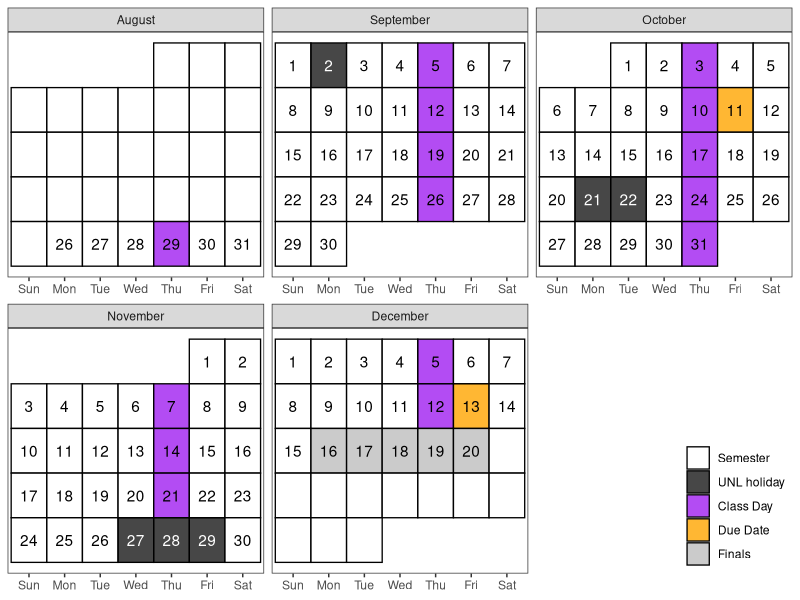

Write the R code that produced this figure.
library(dplyr)
library(tibble)
library(ggplot2)
library(lubridate)
library(forcats)
library(magrittr)
library(tidyr)

# Create a calendar for your syllabus ----
# Source: http://svmiller.com/blog/2020/08/a-ggplot-calendar-for-your-semester/

# 1) what is the first Monday of the semester?
# Any number of ways to identify dates in R, but we'll use {lubridate} and the ymd() function here.
# Format: YYYYMMDD. In this example, 4 January 2022.

# Weekday(s) of class

# What are the full dates of the semester? Here, I'll exclude exam week as I like to do.
# In this case: 6 January to 23 April
sem_boundary <- c(ymd(20240826), ymd(20241220))

semester_dates <- seq(sem_boundary[1], sem_boundary[2], by=1)

exam_week <- seq(ymd(20241216), ymd(20241220), by = 1)

cal_boundary <- seq(
  floor_date(min(sem_boundary), "month"),
  ceiling_date(max(sem_boundary), "month") - days(1), by = 1)


# Days where class is scheduled outside of normal times
extra_days <- c()

class_wdays <- c("Thu")

not_here_dates <- c(ymd(20240902), ymd(20241021), ymd(20241022),
                    seq(ymd(20241127), ymd(20241129), by = "day"))

# You can adjust this as you see fit. Basically: add assignment types (e.g. papers, quizzes).
# My intro class was fairly simple: just exams.
due_dates <- c(ymd(20241011), ymd(20241213))

# Custom function for treating the first day of the month as the first week
# of the month up until the first Sunday (unless Sunday was the start of the month)
wom <- function(date) {
  first <- wday(as.Date(paste(year(date),month(date),1,sep="-")))
  return((mday(date)+(first-2)) %/% 7+1)
}

# Create a data frame of dates, assign to Cal
Cal <- tibble(date = cal_boundary)  %>%
  mutate(mon = lubridate::month(date, label=T, abbr=F), # get month label
         wkdy = weekdays(date, abbreviate=T), # get weekday label
         wkdy = fct_relevel(wkdy, "Sun", "Mon", "Tue", "Wed", "Thu","Fri","Sat"), # make sure Sunday comes first
         semester = date %in% semester_dates, # is date part of the semester?
         due = date %in% due_dates, # is it an exam?
         not_here = date %in% not_here_dates, # is it a day off?
         exam_wk = date %in% exam_week,
         day = lubridate::mday(date), # get day of month to add later as a label
         # Below: our custom wom() function
         week = wom(date))

# Create a category variable, for filling.
# I can probably make this a case_when(), but this will work.

Cal <- Cal %>%
  mutate(category = case_when(
    due ~ "Due Date",
    not_here ~ "UNL holiday",
    semester & (wkdy %in% class_wdays | date %in% extra_days) & !not_here & !exam_wk ~ "Class Day",
    semester & exam_wk ~ "Finals",
    semester ~ "Semester",
    TRUE ~ "NA"
  )) |>
  mutate(week_of_year = week(date))

Sem_Week <- Cal |>
  filter(category == "Class Day") |>
  mutate(sem_week = 1:n()) |>
  select(week_of_year, sem_week)

Cal <- Cal |>
  left_join(Sem_Week, by = "week_of_year")


# mutate(category = NA,
#        category = ifelse(semester == 1, "Semester", category),
#        category = ifelse(semester == 1 & wkdy %in% c("Wed"), "Class Day", category),
#        category = ifelse(exams == 1, "Exams", category),
#        category = ifelse(is.na(category) | (semester == 1 & not_here == 1), "NA", category)) -> Cal

class_cal <- Cal %>%
  ggplot(.,aes(wkdy, week)) +
  theme_bw() +
  theme(panel.grid.major.x = element_blank(),
        legend.position = c(1, 0), legend.justification = c(1,0), legend.direction = "vertical", legend.title = element_blank(),
        axis.title.y = element_blank(), axis.title.x = element_blank(), axis.ticks.y = element_blank(), axis.text.y = element_blank()) +
  # geom_tile and facet_wrap will do all the heavy lifting
  geom_tile(alpha=0.8, aes(fill=category), color="black", linewidth=.45) +
  facet_wrap(~mon, scales = "free", ncol=3) +
  # fill in tiles to make it look more "calendary" (sic)
  geom_text(aes(label=day, color = semester&(!not_here))) +
  # put your y-axis down, flip it, and reverse it
  scale_y_reverse(breaks=NULL) +
  # manually fill scale colors to something you like...
  scale_color_manual(values = c("FALSE" = "white", "TRUE" = "black"), guide = "none") +
  scale_fill_manual(values=c("Class Day"="purple",
                             "Semester"="white",
                             "UNL holiday" = "grey10",
                             "NA" = "white", # I like these whited out...
                             "Due Date"="orange",
                             "Finals" = "grey"),
                    #... but also suppress a label for a non-class semester day
                    breaks=c("Semester", "UNL holiday", "Class Day","Due Date", "Finals"))
# class_cal

exam_days <- filter(Cal, category == "Due Date") %>%
  mutate(topic = c("**Teaching Portfolio (1st 3 weeks)**",
                   "**Teaching Portfolio (1st 8 weeks)**"),
         time = c("12pm", "12pm"))

class_days <- filter(Cal, category == "Class Day") %>%
  mutate(topic = c(
    "Introductory Statistics Concepts",
    "Variability",
    "Variability",
    "Variability",
    "Sampling Distributions",
    "Sampling Distributions",
    "Sampling Distributions",
    "Interval Estimation",
    "Hypothesis Testing",
    "Hypothesis Testing",
    "Two-sample hypothesis testing",
    "The Big Picture",
    "The Big Picture",
    "Final Exams/Grading",
    "Wrap-up"),
    technique = c("Reflective writing, discussion",
                  "Assessment construction, peer review",
                  "In-class activities, Lesson plan construction",
                  "Peer review, class discussion",
                  "Collaborative definition construction, compare/contrast",
                  "Simulation and discussion",
                  "Benchmarks for sampling distributions",
                  "Assignment construction, rubrics",
                  "Reading, discussion, reflective writing",
                  "Reflective writing",
                  "Discussion",
                  "Projects, Discussion",
                  "Benchmarks for Student Learning",
                  "Activities and Assessments in Journals",
                  "Discussion")) %>%
  # bind_rows(project_days) %>%
  bind_rows(exam_days) %>%
  arrange(sem_week) %>%
  select(Date = date, Week = sem_week, Topic = topic, "Through the use of..." = technique) %>%
  arrange(Date)

